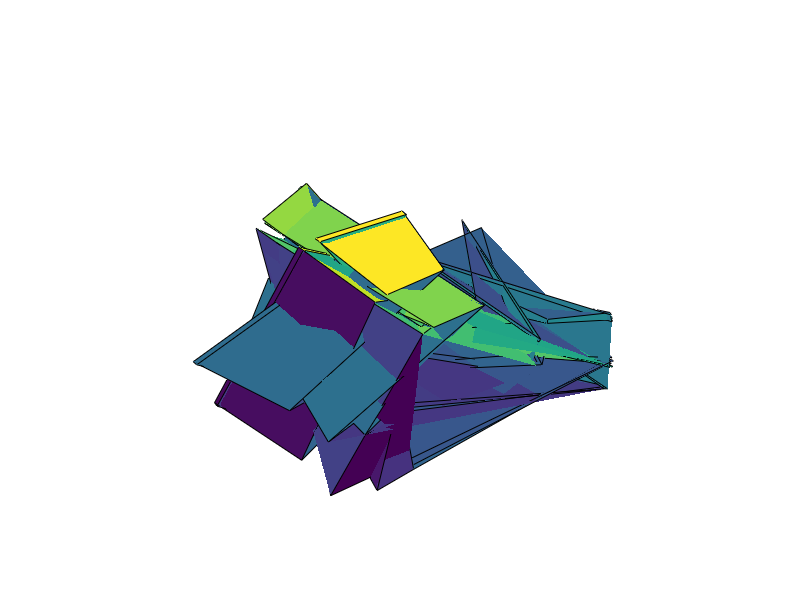

This figure's MATLAB source:

function [output_file_name] = klein_bottle_imm(N)
% With this function you can sample N^2 points from the image
% of the figure eight immersion of the Klein bottle in R^3
% Input: N
% Output: plot, .mat file with points and txt file with one point
% per line

% Nina Otter, Oxford September 2015.

%If no input value is provided compute point cloud of size 100
if nargin < 1
   N = 10;
end



%Parameters
r=3;
a=0;
b=2*pi;

%Sample N points uniformly at random from (0,2pi)^2
u = (b-a).*rand(N,1) + a;
v = (b-a).*rand(N,1) + a;

%Alternatively, sample points linearly (choose this is if you want to get a nice
%plot)
%u=linspace(0,2*pi,N);
%v=linspace(0,2*pi,N);

[u,v]=meshgrid(u,v);


%Figure eight embedding: parametric equations
x=(r+cos(u/2).*sin(v)-sin(u/2).*sin(2*v)).*cos(u);
y=(r+cos(u/2).*sin(v)-sin(u/2).*sin(2*v)).*sin(u);
z=sin(u/2).*sin(v)+cos(u/2).*sin(2*v);

%Create plot for fun
surf(x,z,y);
axis square
axis off
grid off
set(gca,'LooseInset',get(gca,'TightInset'))


%Point cloud
points=[x(:),y(:),z(:)];

%Save point cloud to .mat file
savefilename=['klein_bottle_',num2str(N),'.mat'];
save(savefilename,'points', 'N' );

%Save point cloud to text file
output_file_name=['klein_bottle_pointcloud_',num2str(N^2), '.txt'];
fileID=fopen(output_file_name,'w');
n=length(x(:));
for i=1:n
output_line=sprintf('%4.8f ', points(i,:));
fprintf(fileID,'%s\n',output_line);
end
fclose(fileID);

end